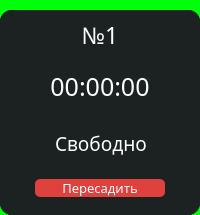
                  <widget class="QFrame" name="PC_1">
                   <property name="styleSheet">
                    <string notr="true">background-color: #00FF0A;
border-radius: 15px;</string>
                   </property>
                   <property name="frameShape">
                    <enum>QFrame::StyledPanel</enum>
                   </property>
                   <property name="frameShadow">
                    <enum>QFrame::Raised</enum>
                   </property>
                   <layout class="QVBoxLayout" name="verticalLayout_42">
                    <property name="spacing">
                     <number>0</number>
                    </property>
                    <property name="leftMargin">
                     <number>0</number>
                    </property>
                    <property name="topMargin">
                     <number>10</number>
                    </property>
                    <property name="rightMargin">
                     <number>0</number>
                    </property>
                    <property name="bottomMargin">
                     <number>0</number>
                    </property>
                    <item>
                     <widget class="QFrame" name="frame">
                      <property name="styleSheet">
                       <string notr="true">background-color: rgb(28, 33, 34);
border-radius: 12px;</string>
                      </property>
                      <property name="frameShape">
                       <enum>QFrame::StyledPanel</enum>
                      </property>
                      <property name="frameShadow">
                       <enum>QFrame::Raised</enum>
                      </property>
                      <layout class="QVBoxLayout" name="verticalLayout_43">
                       <property name="spacing">
                        <number>0</number>
                       </property>
                       <property name="leftMargin">
                        <number>0</number>
                       </property>
                       <property name="topMargin">
                        <number>0</number>
                       </property>
                       <property name="rightMargin">
                        <number>0</number>
                       </property>
                       <property name="bottomMargin">
                        <number>0</number>
                       </property>
                       <item>
                        <widget class="QFrame" name="frame_4">
                         <property name="frameShape">
                          <enum>QFrame::StyledPanel</enum>
                         </property>
                         <property name="frameShadow">
                          <enum>QFrame::Raised</enum>
                         </property>
                         <layout class="QVBoxLayout" name="verticalLayout_44">
                          <property name="spacing">
                           <number>0</number>
                          </property>
                          <property name="leftMargin">
                           <number>0</number>
                          </property>
                          <property name="topMargin">
                           <number>0</number>
                          </property>
                          <property name="rightMargin">
                           <number>0</number>
                          </property>
                          <property name="bottomMargin">
                           <number>0</number>
                          </property>
                          <item>
                           <widget class="QFrame" name="num_pc_1">
                            <property name="frameShape">
                             <enum>QFrame::StyledPanel</enum>
                            </property>
                            <property name="frameShadow">
                             <enum>QFrame::Raised</enum>
                            </property>
                            <layout class="QHBoxLayout" name="horizontalLayout_36">
                             <item>
                              <widget class="QLabel" name="num_1">
                               <property name="font">
                                <font>
                                 <family>Montserrat Medium</family>
                                 <pointsize>-1</pointsize>
                                </font>
                               </property>
                               <property name="layoutDirection">
                                <enum>Qt::LeftToRight</enum>
                               </property>
                               <property name="styleSheet">
                                <string notr="true">color: #fff; font-size: 23px;</string>
                               </property>
                               <property name="text">
                                <string>№1</string>
                               </property>
                               <property name="alignment">
                                <set>Qt::AlignCenter</set>
                               </property>
                              </widget>
                             </item>
                            </layout>
                           </widget>
                          </item>
                          <item>
                           <widget class="QFrame" name="timer_pc_1">
                            <property name="frameShape">
                             <enum>QFrame::StyledPanel</enum>
                            </property>
                            <property name="frameShadow">
                             <enum>QFrame::Raised</enum>
                            </property>
                            <layout class="QHBoxLayout" name="horizontalLayout_37">
                             <item>
                              <widget class="QLabel" name="timer_1">
                               <property name="font">
                                <font>
                                 <family>Montserrat Medium</family>
                                 <pointsize>-1</pointsize>
                                </font>
                               </property>
                               <property name="styleSheet">
                                <string notr="true">color: #fff; font-size: 25px;</string>
                               </property>
                               <property name="text">
                                <string>00:00:00</string>
                               </property>
                               <property name="alignment">
                                <set>Qt::AlignCenter</set>
                               </property>
                              </widget>
                             </item>
                            </layout>
                           </widget>
                          </item>
                          <item>
                           <widget class="QFrame" name="line">
                            <property name="maximumSize">
                             <size>
                              <width>16777215</width>
                              <height>2</height>
                             </size>
                            </property>
                            <property name="styleSheet">
                             <string notr="true">background-color: #7B7B7B;</string>
                            </property>
                            <property name="frameShape">
                             <enum>QFrame::StyledPanel</enum>
                            </property>
                            <property name="frameShadow">
                             <enum>QFrame::Raised</enum>
                            </property>
                           </widget>
                          </item>
                         </layout>
                        </widget>
                       </item>
                       <item>
                        <widget class="QFrame" name="frame_5">
                         <property name="maximumSize">
                          <size>
                           <width>16777215</width>
                           <height>125</height>
                          </size>
                         </property>
                         <property name="sizeIncrement">
                          <size>
                           <width>0</width>
                           <height>0</height>
                          </size>
                         </property>
                         <property name="frameShape">
                          <enum>QFrame::StyledPanel</enum>
                         </property>
                         <property name="frameShadow">
                          <enum>QFrame::Raised</enum>
                         </property>
                         <layout class="QVBoxLayout" name="verticalLayout_45">
                          <item>
                           <widget class="QFrame" name="info_PC_1">
                            <property name="maximumSize">
                             <size>
                              <width>16777215</width>
                              <height>42</height>
                             </size>
                            </property>
                            <property name="font">
                             <font>
                              <pointsize>8</pointsize>
                             </font>
                            </property>
                            <property name="frameShape">
                             <enum>QFrame::StyledPanel</enum>
                            </property>
                            <property name="frameShadow">
                             <enum>QFrame::Raised</enum>
                            </property>
                            <layout class="QHBoxLayout" name="horizontalLayout_38">
                             <property name="leftMargin">
                              <number>11</number>
                             </property>
                             <item>
                              <widget class="QLabel" name="info_1">
                               <property name="font">
                                <font>
                                 <family>Montserrat Medium</family>
                                 <pointsize>-1</pointsize>
                                </font>
                               </property>
                               <property name="styleSheet">
                                <string notr="true">color: #fff; font-size: 19px;</string>
                               </property>
                               <property name="text">
                                <string>Свободно</string>
                               </property>
                               <property name="alignment">
                                <set>Qt::AlignCenter</set>
                               </property>
                              </widget>
                             </item>
                            </layout>
                           </widget>
                          </item>
                          <item>
                           <widget class="QFrame" name="btn_transplant_PC_1">
                            <property name="maximumSize">
                             <size>
                              <width>16777215</width>
                              <height>60</height>
                             </size>
                            </property>
                            <property name="frameShape">
                             <enum>QFrame::StyledPanel</enum>
                            </property>
                            <property name="frameShadow">
                             <enum>QFrame::Raised</enum>
                            </property>
                            <layout class="QHBoxLayout" name="horizontalLayout_39">
                             <item>
                              <widget class="QPushButton" name="transplant_1">
                               <property name="maximumSize">
                                <size>
                                 <width>130</width>
                                 <height>50</height>
                                </size>
                               </property>
                               <property name="font">
                                <font>
                                 <family>Montserrat Medium</family>
                                 <pointsize>10</pointsize>
                                </font>
                               </property>
                               <property name="styleSheet">
                                <string notr="true">QPushButton{
background-color: rgb(224, 65, 61);
color: #fff;
border-radius: 5px;
}

QPushButton:hover{
background-color: rgb(204, 5, 0);
}</string>
                               </property>
                               <property name="text">
                                <string>Пересадить</string>
                               </property>
                              </widget>
                             </item>
                            </layout>
                           </widget>
                          </item>
                         </layout>
                        </widget>
                       </item>
                      </layout>
                     </widget>
                    </item>
                   </layout>
                  </widget>
